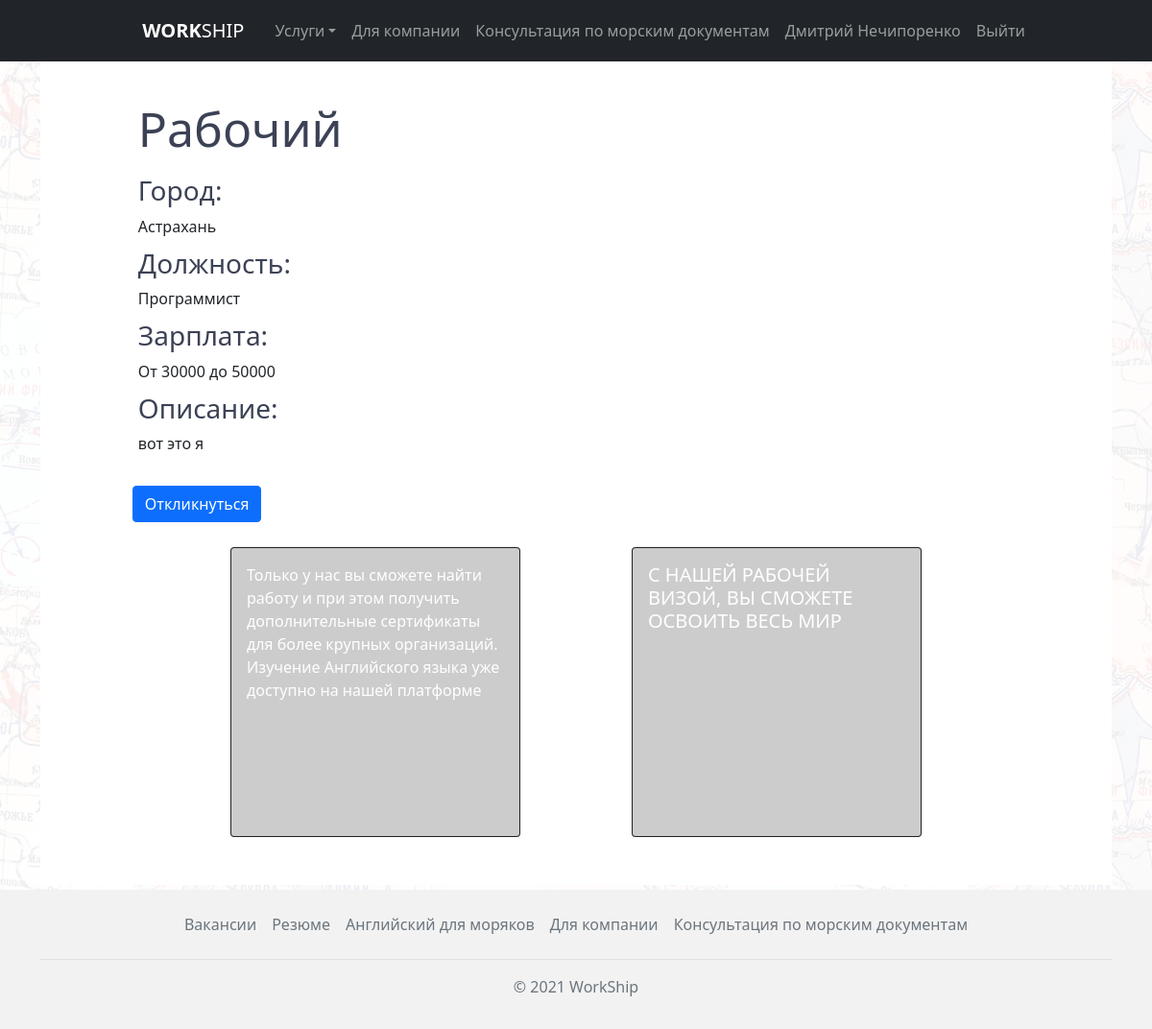
Page /summaries/detail/1/ (signed in) on the committed database.
### summaries/models.py (models this page shows, shortened)
class Summary(models.Model):
    user = models.ForeignKey(User, on_delete=models.CASCADE)
    name = models.CharField('Название', max_length=255)
    job = models.CharField('Должность', max_length=255)
    city = models.CharField('Город', max_length=255)
    salary_min = models.CharField('Зарплата от', max_length=255)
    salary_max = models.CharField('Зарплата до', max_length=255)
    extra = models.TextField('Дополнительно', default='Без описания')
    image = models.ImageField(upload_to=image_directory_path, storage=image_storage, default='defaultuser.png')
    time_create = models.DateTimeField('Дата создания', auto_now_add=True, null=True)
    time_update = models.DateTimeField('Дата изменения', auto_now=True, null=True)
    is_published = models.BooleanField('Публикация', default=True)
    class Meta:
        verbose_name = 'Резюме'
        verbose_name_plural = 'Резюме'

### summaries/views.py (the view, shortened to what this page needs)
# urls.py: path('detail/<int:summary_id>/', summaries_detail, name='summaries_detail'),
def summaries_detail(request, summary_id):
    summary = get_object_or_404(Summary, pk=summary_id)
    profile = Profile.objects.filter(user=summary.user).get()
    vacancies = Vacancy.objects.filter(user=request.user)
    context = {
        'vacancies': vacancies,
        'summary': summary,
        'profile': profile
    }
    return render(request, 'summaries/summaries_detail.html', context=context)

### summaries/templates/summaries/summaries_detail.html (shortened to what this page needs)
{% extends 'main/layout.html' %}
{% block content %}
<div class="container">
      <div class="wrapper">
        <div class="vacancies">
          <div class="vacancies__header">
            <h2>{{summary.name}}</h2>
          </div>
          <div class="vacancy__detail">
            <div class="vacancy__text">
             <div><h3>Город: </h3> {{ summary.city }}</div>
            <div><h3>Должность: </h3> {{ summary.job }}</div>
            <div><h3>Зарплата: </h3>От {{ summary.salary_min }} до {{ summary.salary_max }}</div>
            <div class="vacancy__description">
              <h3>Описание:</h3>
              <p>
                 {{ summary.extra }}
              </p>
            </div>
            </div>
             <div class="vacancy__logo">
             </div>
          </div>
            <button type="button" class="btn btn-primary my-3 mx-1" data-bs-toggle="modal" data-bs-target="#responseModal">
                Откликнуться
            </button>
        </div>
        <div class="slider_index">
          <div class="slider_index__container">
            <div class="card bg-dark text-white">
                <img src="https://via.placeholder.com/300x300" class="card-img" alt="...">
                <div class="card-img-overlay">
                <p class="card-text">Только у нас вы сможете найти работу и при этом получить
                дополнительные сертификаты для более крупных организаций.
                Изучение Английского языка уже доступно на нашей платформе</p>
                </div>
            </div>
            <div class="card bg-dark text-white">
                <img src="https://via.placeholder.com/300x300" class="card-img" alt="...">
                <div class="card-img-overlay">
                <h5 class="card-title">С НАШЕЙ РАБОЧЕЙ ВИЗОЙ, ВЫ СМОЖЕТЕ ОСВОИТЬ ВЕСЬ МИР</h5>
                </div>
            </div>
          </div>
        </div>
      </div>
</div>
{% endblock %}

### main/templates/main/layout.html (shortened to what this page needs)
{% load static %}
<!DOCTYPE html>
<html lang="en">
  <head>
    <link rel="stylesheet" href="https://use.fontawesome.com/releases/v5.15.4/css/all.css">
    <link href="https://cdn.jsdelivr.net/npm/bootstrap@5.1.1/dist/css/bootstrap.min.css" rel="stylesheet">
    <link rel="stylesheet" href="{%  static 'main/style/css/style.css' %}">
  </head>
  <body>
  <div class="bg-map">
    <header class="p-1 bg-dark text-white">
      <div class="container">
        <nav class="navbar sticky-top navbar-expand-lg navbar-dark bg-dark justify-content-md-center">
          <div class="d-flex flex-wrap">
            <a href="{% url 'home' %}" class="navbar-brand h5 d-flex align-items-center mb-2 mb-lg-0 mx-4 text-white text-decoration-none"> <b>WORK</b>SHIP</a>
            <div class="collapse navbar-collapse" id="navbarSupportedContent">
              <ul class="navbar-nav me-auto mb-2 mb-lg-0">
                <li class="nav-item dropdown"><a class="nav-link dropdown-toggle" href="#" id="navbarDropdown" role="button" data-bs-toggle="dropdown" aria-expanded="false">Услуги</a>
                </li>
                <li class="nav-item"><a class="nav-link" href="{% url 'company_home' %}">Для компании</a></li>
                <li class="nav-item"><a class="nav-link" href="{% url 'seaman_home' %}">Консультация по морским документам</a></li>
                {% if request.user.is_authenticated %}
                  {% if request.user.is_staff %}
                    <li class="nav-item"><a class="nav-link" href="{% url 'admin:index' %}">{{ request.user.get_full_name}}</a></li>
                  {% else %}
                    <li class="nav-item"><a class="nav-link" href="{% url 'personal_account_home' %}">{{ request.user.get_full_name}}</a></li>
                  {% endif %}
                  <li class="nav-item"><a class="nav-link" href="{% url 'logout' %}">Выйти</a></li>
                {% else %}
                  <li class="nav-item"><a class="nav-link" href="{% url 'login' %}">Авторизация</a></li>
                {% endif %}
              </ul>
            </div>
        </nav>
      </div>
    </header>
<main>
    {% block content %}
    {% endblock %}
</main>
    <footer class="footer py-3" style="position: absolute; bottom: 0; width: 100%">
      <div class="container">
        <ul class="nav justify-content-center border-bottom pb-3 mb-3">
          <li class="nav-item"><a href="#" class="nav-link px-2 text-muted">Вакансии</a></li>
          <li class="nav-item"><a href="#" class="nav-link px-2 text-muted">Резюме</a></li>
          <li class="nav-item"><a href="#" class="nav-link px-2 text-muted">Английский для моряков</a></li>
          <li class="nav-item"><a href="#" class="nav-link px-2 text-muted">Для компании</a></li>
          <li class="nav-item"><a href="#" class="nav-link px-2 text-muted">Консультация по морским документам</a></li>
        </ul>
        <p class="text-center text-muted">© 2021 WorkShip</p>
      </div>
    </footer>
      </div>
  </body>
</html>

### main/static/main/style/css/style.css (style rules this page uses)
* { padding: 0; margin: 0; -webkit-box-sizing: border-box; box-sizing: border-box; font-family: "Segoe UI", Tahoma, Geneva, Verdana, sans-serif; scroll-behavior: smooth; }
html, body { height: 100%; }
html main, body main { height: 100%; padding-bottom: 150px; }
footer { background-color: #f2f2f2; }
.wrapper { padding: 40px; height: 100%; background-color: #fff; }
.bg-map { position: relative; min-height: 100%; }
.bg-map::after { content: ""; background: url(../../img/map1942.jpg); background-repeat: repeat; -webkit-background-size: auto auto; background-size: auto; opacity: 0.07; top: 0; left: 0; right: 0; bottom: 0; position: absolute; z-index: -10; }
.vacancies { display: block; width: 90%; margin: 0 auto; background-color: #fff; }
.vacancies__header h2 { font-weight: 400; font-size: 50px; margin-left: 10px; color: #3c4255; }
.vacancies .vacancy__detail { display: -webkit-box; display: -webkit-flex; display: -ms-flexbox; display: flex; -webkit-box-pack: justify; -webkit-justify-content: space-between; -ms-flex-pack: justify; justify-content: space-between; }
.vacancies .vacancy__detail .vacancy__text { width: 60%; }
.vacancies .vacancy__detail .vacancy__text div { margin: 10px; }
.vacancies .vacancy__detail .vacancy__text div h3 { color: #3c4255; }
.vacancies .vacancy__detail .vacancy__logo { width: 150px; height: auto; margin-right: 30px; }
.slider_index { width: 100%; padding: 10px 100px; display: -webkit-box; display: -webkit-flex; display: -ms-flexbox; display: flex; }
.slider_index__container { display: -webkit-box; display: -webkit-flex; display: -ms-flexbox; display: flex; width: 100%; -webkit-justify-content: space-around; -ms-flex-pack: distribute; justify-content: space-around; }

### rows in the picture
Summary: name "Рабочий", city "Астрахань", job "Программист", salary_min "30000", salary_max "50000", extra "вот это я"

### other values in the picture
{{ request.user.get_full_name }} "Дмитрий Нечипоренко"
